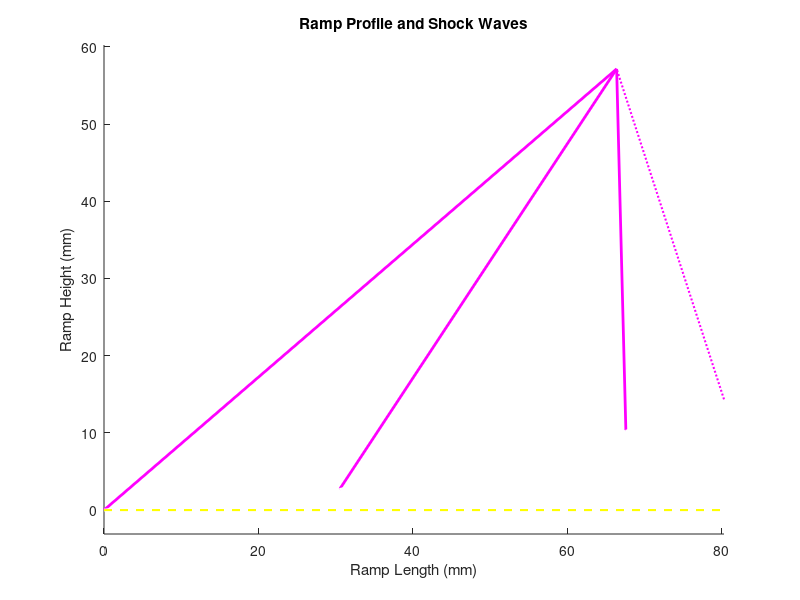

This figure's MATLAB source:
%% MULTI-RAMP SUPERSONIC INTAKE

clear;
clc;
close all;

%% inputs

M0 = 2.5; % freestream Mach number
rampStart = 5; % first ramp angle (degrees)
rampStep = 6.5; % increase in angle per ramp (degrees)
height = 45; % inlet height (mm)
nShocks = 3; % number of shocks

gamma = 1.4; % ratio of specific heats
maxIter = 25; % maximum iterations
tolerance = 5e-5; % convergence limit

%% ramp angles

rampAngle = rampStart + (0:nShocks-1)*rampStep; 

%% pre-allocate arrays

MachIn = zeros(nShocks,1);
MachOut = zeros(nShocks,1);
shockAngle = zeros(nShocks,1);
staticPR = zeros(nShocks,1);
totalPR = zeros(nShocks,1);

%% internal triangle angles 
alpha = zeros(nShocks,1);
beta = zeros(nShocks,1);
eta = zeros(nShocks,1);
c = zeros(nShocks,1);
segmentLength = zeros(nShocks,1);

%% ramp corner coordinate points
x = zeros(nShocks+1,1);
y = zeros(nShocks+1,1);

%% MACH NUMBER / SHOCK ANGLE

MachIn(1) = M0;

%% shock calculations

%% outer loop to calculate shock for each ramp
for j = 1:nShocks

    yOld = 1/MachIn(j)^2;

    %% cannot rearrange for shock angle, estimation required
    %% through iteration

    for i = 1:maxIter

        yNew = ...
            1/MachIn(j)^2 + (1/MachIn(j)^2 + (gamma+1)/2 ...
            - yOld) * sqrt(yOld/(1-yOld)) *tand(rampAngle(j));

        %% absolute value used to make angle within tolerance
        if abs(yNew-yOld) < tolerance
            break
        end

        %% update estimate for next iteration
        yOld = yNew;
    end

    %% shock angle calculated
    shockAngle(j) = asind(sqrt(yNew))
    
    %% static pressure
    staticPR(j) = (2*gamma*yNew*MachIn(j)^2 - (gamma-1)) / (gamma+1);

    %% total pressure recovery
    totalPR(j) = ...
        ((gamma+1)/(2*gamma*yNew*...
        MachIn(j)^2-(gamma-1)))^(1/(gamma-1)) * ...
        (((gamma+1)*yNew*MachIn(j)^2) / ...
        (2+(gamma-1)*yNew*MachIn(j)^2))^(gamma/(gamma-1));

    %% downstream Mach number equation
    numerator = ...
        4 + 4*(gamma-1)*yNew*MachIn(j)^2 + ...
        yNew*MachIn(j)^4*(gamma+1)^2 - ...
        4*gamma*yNew^2*MachIn(j)^4;

    denominator = ...
        (2*gamma*yNew*MachIn(j)^2-gamma+1) * ...
        (2+(gamma-1)*yNew*MachIn(j)^2);

    MachOut(j) = sqrt(numerator/denominator);

    %% output from current shock now becomes
    %% input for following shock
    if j < nShocks
        MachIn(j+1) = MachOut(j);
    end
end

%% FINAL RAMP GEOMETRY

%% geometry is constructed backwards from final ramp 
%% and cowl region where inlet height is known
last = nShocks;

%% calculate internal triangle angles
alpha(last) = shockAngle(last) + rampAngle(last);
beta(last)  = 90 - alpha(last);
eta(last)   = 90;

%% all angles known, use sine rule
c(last) = height*sind(eta(last))/sind(alpha(last));

segmentLength(last) = height*sind(beta(last))/sind(alpha(last));

%% set final ramp point as temp origin
x(end) = 0;
y(end) = 0;

%% make negative due to the ramps being built backwards
x(last) = -segmentLength(last)*cosd(rampAngle(last));
y(last) = -segmentLength(last)*sind(rampAngle(last));

%% EARLIER RAMP GEOMETRY

%% loop to work from second-to-last shock to first shock
for j = nShocks-1:-1:1

    %% calculate internal triangle angles
    alpha(j) = shockAngle(j) - rampAngle(j);
    eta(j)   = 180 - shockAngle(j+1) + rampAngle(j);
    beta(j)  = 180 - eta(j) - alpha(j);

    %% all angles known, use sine rule
    c(j) = c(j+1)*sind(eta(j))/sind(alpha(j));

    segmentLength(j) = c(j+1)*sind(beta(j))/sind(alpha(j));

    %% calculate the current ramp-corner coordinates
    x(j) = x(j+1) - segmentLength(j)*cosd(rampAngle(j));
    y(j) = y(j+1) - segmentLength(j)*sind(rampAngle(j));
end

%% Move first ramp point to the origin

rampX = x - x(1);
rampY = y - y(1);


%% COWL LIP

%% 90 degrees due to cowl height being perpendicular to final
%% ramp
lipAngle = 90 + rampAngle(end);

lipX = rampX(end) + height*cosd(lipAngle);
lipY = rampY(end) + height*sind(lipAngle);




%% PLOT

figure
hold on

%% draws shock waves
for j = 1:nShocks
    plot([rampX(j),lipX], [rampY(j),lipY], 'm', 'LineWidth', 2)
end

%% draws intake ramps
plot(rampX,rampY,'-w','LineWidth',2)

%% draws graph baseline
plot([0,rampX(end)],[0,0],'--y','LineWidth',1.5)

% draws inlet height
plot([rampX(end),lipX],[rampY(end),lipY],':m','LineWidth',1.5)

axis equal
xlabel('Ramp Length (mm)')
ylabel('Ramp Height (mm)')
title('Ramp Profile and Shock Waves')
